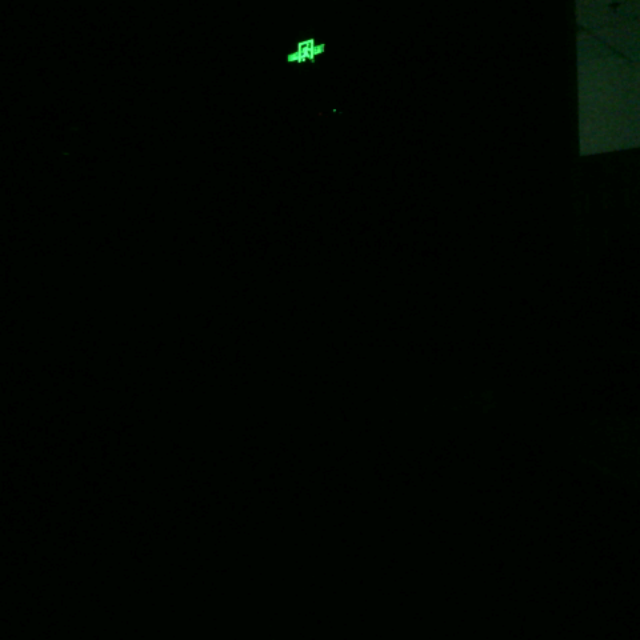
#> input picture fpga/sim/ov5640_tb/board/selftest_before.ppm, 640 x 640 px, found by its file name; the run also reads 1 picture not shown here
$ python cmp_ppm.py
#> lines starting #> are read from the running program, lines starting #| are printed output that depends on the picture
import numpy as np, os
from PIL import Image
for name, p in [("BEFORE(baseline)", r"sim\ov5640_tb\board\selftest_before.ppm"),
                ("KF(on board)",     r"sim\ov5640_tb\board\kf_on_board.ppm")]:
    im = Image.open(p).convert("RGB")
#> im is the input picture: PIL image 640x640 RGB; mean R, G, B 0.4, 4.6, 0.5
    a = np.asarray(im).astype(np.int32)
    print("%-18s size=%s mean=%s std=%s nonblack(>8)=%.1f%%" % (
        name, im.size, a.reshape(-1,3).mean(0).round(2), a.reshape(-1,3).std(0).round(2),
        100.0*(a.max(2) > 8).mean()))
#| BEFORE(baseline)   size=(640, 640) mean=[0.36 4.64 0.52] std=[2.99 8.93 4.43] nonblack(>8)=2.7%
    im.save(r"sim\ov5640_tb\board\%s.png" % ("before" if "before" in p else "kf"))
b = np.asarray(Image.open(r"sim\ov5640_tb\board\selftest_before.ppm").convert("RGB")).astype(np.int32)
k = np.asarray(Image.open(r"sim\ov5640_tb\board\kf_on_board.ppm").convert("RGB")).astype(np.int32)
d = np.abs(b-k)
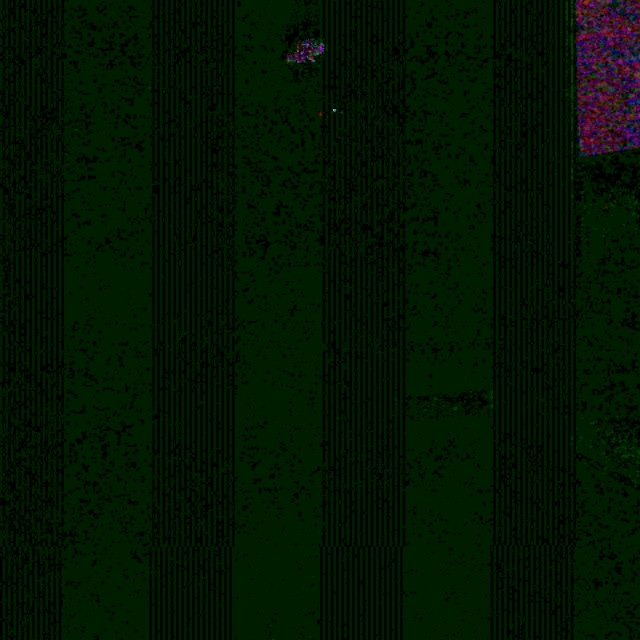
#> d: shape (640, 640, 3) int32; mean R, G, B 0.2, 2.8, 0.2; drawn with min black and max white
print("diff mean=%.3f max=%d pixels>16=%.2f%%" % (d.mean(), d.max(), 100.0*(d.max(2)>16).mean()))
#| diff mean=1.067 max=35 pixels>16=0.03%
Image.fromarray(np.clip(d*4,0,255).astype(np.uint8)).save(r"sim\ov5640_tb\board\diff_x4.png")
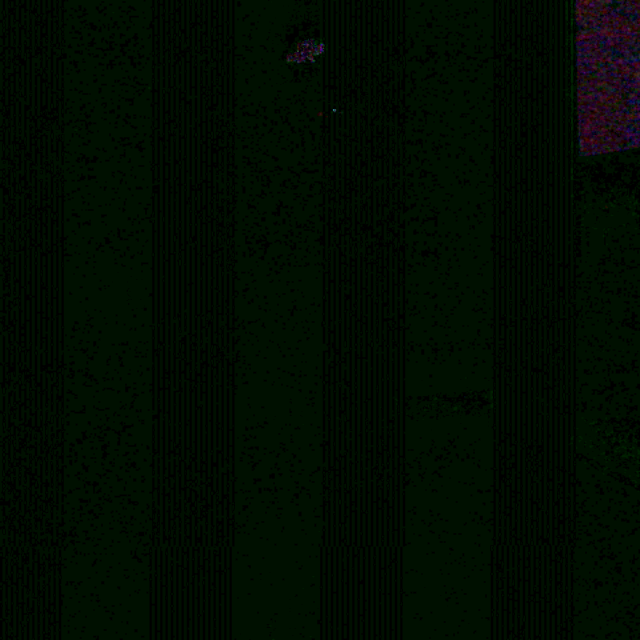
#> saved as diff_x4.png: PIL image 640x640 RGB; mean R, G, B 0.8, 11.3, 0.7
Image.fromarray(np.clip(b,0,255).astype(np.uint8)).save(r"sim\ov5640_tb\board\before_view.png")
Image.fromarray(np.clip(k,0,255).astype(np.uint8)).save(r"sim\ov5640_tb\board\kf_view.png")
print("saved")
